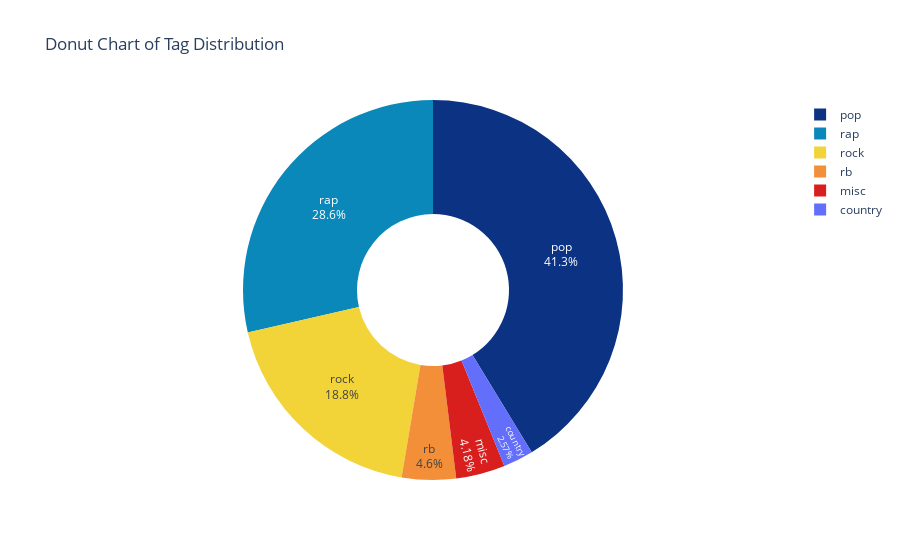

This figure's notebook cell:
### Markdown cell above
##### _Variable `Tag`_

In this section we will see how balanced our dataset is in terms of the musical genres available in the dataset. We will be exploring this using a donut chart (the automated function is also presetn in the `functions.py`)

### Code cell
#Making a donut chart to see the variation of total tags
create_donut_chart(udata, value_column='count', names_column='tag',
                   title='Donut Chart of Tag Distribution',
                   labels={'index': 'Tag', 'tag': 'Count'})

### Figure 1 — Plotly figure (JSON) as saved in the notebook; plotly's stock layout.template omitted (floating-point values rounded to 4 significant figures)
{"data": [{"domain": {"x": [0, 1], "y": [0, 1]}, "hole": 0.4, "hovertemplate": "Count=%{label}<br>count=%{value}<extra></extra>", "labels": ["pop", "rap", "rock", "rb", "misc", "country"], "legendgroup": "", "marker": {"colors": ["rgb(12,51,131)", "rgb(10,136,186)", "rgb(242,211,56)", "rgb(242,143,56)", "rgb(217,30,30)"]}, "name": "", "showlegend": true, "textinfo": "percent+label", "textposition": "inside", "type": "pie", "values": [55742, 38584, 25332, 6203, 5640, 3466]}], "layout": {"legend": {"tracegroupgap": 0}, "title": {"text": "Donut Chart of Tag Distribution"}}}
